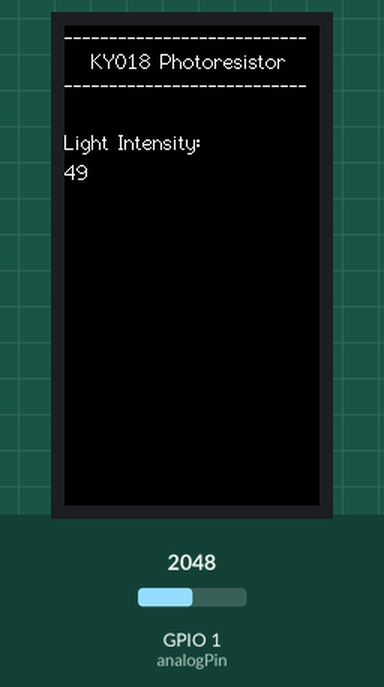
Recording of a program running on a simulated ESP32-S3. On the bench: 170×320 colour display. Inputs (shaded band) come from the test bench; at power-on: GPIO 1 (analogPin) = 2048 (analog values on the 0–4095 scale).

Above: at 1.4 s.
1.5 s: GPIO 1 (analogPin) set to 2866
3.1 s: GPIO 1 (analogPin) set to 3603
4.6 s: GPIO 1 (analogPin) set to 4095
Timing chart, 0 to 7.6 s (numbered marks = the images above; inputs shaded):
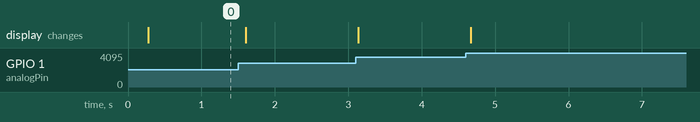

The program:

main.cpp
```cpp
/*********************************************************************************************************
* LILYGO T-Display-S3 KY-018 Photoresistor Sensor Project
*
* This sketch reads the analog signal from the KY-018 module and displays it on the
* built-in screen of the LilyGO T-Display-S3 using the TFT_eSPI library.
* The KY-018 module includes a photoresistor (LDR) that changes its resistance based on light intensity.

* Description:
*  This code reads the analog signal from the KY-018 module and displays it on the
*   built-in screen of the LilyGO T-Display-S3 using the TFT_eSPI library.
*  The code uses state machine logic to avoid using delays, which is code blocking.
*  The screen is only updated if there is a change in readings.
*  Sensor readings are mapped from 0-4095 (12bit resolution) to 0-99.
*
* Pin Connections:
*  - KY-018 VCC  -> 3.3V
*  - KY-018 GND  -> GND
*  - KY-018 A0   -> A0 (pin 1)

* KY-018 Specifications:
*  - Protocol: Analog
*  - Operating Voltage: 3.3V ~ 5V
**********************************************************************************************************/

/*************************************************************
******************* INCLUDES & DEFINITIONS *******************
**************************************************************/

#include <Arduino.h>
#include <TFT_eSPI.h>

// TFT_eSPI
TFT_eSPI tft = TFT_eSPI();

// Pin definitions
const int analogPin = A0; // analog pin 0

// Variables for timing
unsigned long previousMillis = 0;
const long interval = 100; // interval for reading and printing (ms)

// State Machine States
enum class State {
  READ_SENSOR,    // state for reading sensor data
  UPDATE_DISPLAY, // state for updating the display
  WAIT            // state for waiting between sensor reads
};

// Global variables
State currentState = State::READ_SENSOR; // initial state
int rawValue = 0;                        // raw analog value from the sensor
int scaledValue = 0;                     // scaled value for display
bool redrawRequired = true;              // flag to redraw the screen


/*************************************************************
********************** HELPER FUNCTIONS **********************
**************************************************************/

// Function to draw static elements on the TFT screen
void drawStaticElements() {
  // Clear the screen and set text properties
  tft.fillScreen(TFT_BLACK);
  tft.setTextFont(2);
  tft.setTextColor(TFT_WHITE, TFT_BLACK);

  // Reset cursor to the top-left corner
  tft.setCursor(0, 0);

  // Display header
  tft.println("---------------------------");
  tft.println("   KY018 Photoresistor");
  tft.println("---------------------------");

  // Display static labels
  tft.setCursor(0, 70); // position for analog value
  tft.print("Light Intensity:");
}

// Function to update dynamic elements on the TFT screen
void updateDynamicElements() {
  // Update analog value
  tft.setCursor(0, 90);  // position for analog value
  tft.print("        "); // clear previous value (8 spaces for padding)
  tft.setCursor(0, 90);  // reset cursor
  tft.print(scaledValue);
}


/*************************************************************
*********************** MAIN FUNCTIONS ***********************
**************************************************************/

// SETUP
void setup() {
  // Set the ADC resolution to 12 bits (0-4095) & set PIN mode
  analogReadResolution(12);
  pinMode(analogPin, INPUT);

  // Initialize the TFT display
  tft.init();
  tft.setRotation(0);                     // adjust rotation (0 & 2 portrait | 1 & 3 landscape)
  tft.fillScreen(TFT_BLACK);              // black background
  tft.setTextFont(2);                     // set the font size
  tft.setTextColor(TFT_WHITE, TFT_BLACK); // set text colour (white) and background colour (black)

  // Draw static elements once
  drawStaticElements();

  // Initial display update
  redrawRequired = true; // update display
}


// MAIN LOOP
void loop() {
  unsigned long currentMillis = millis(); // get the current millis time

  // State Machine Logic
  switch (currentState) {
    case State::READ_SENSOR:
      // Read the analog value from the sensor
      rawValue = analogRead(analogPin);

      // Scale the raw value linearly and map to 0-99
      scaledValue = map(rawValue, 0, 4095, 0, 99);

      // Move to the next state
      currentState = State::UPDATE_DISPLAY;
      break;

    case State::UPDATE_DISPLAY:
      // Update the display with the new sensor data
      updateDynamicElements();

      // Move to the WAIT state
      currentState = State::WAIT;
      previousMillis = currentMillis; // record the previous millis time
      break;

    case State::WAIT:
      // Wait for the specified interval before reading the sensor again
      if (currentMillis - previousMillis >= interval) {
        currentState = State::READ_SENSOR;
        redrawRequired = true; // update display
      }
      break;

    default:
      // Default case (should not happen)
      currentState = State::READ_SENSOR;
      break;
  }
}
```
